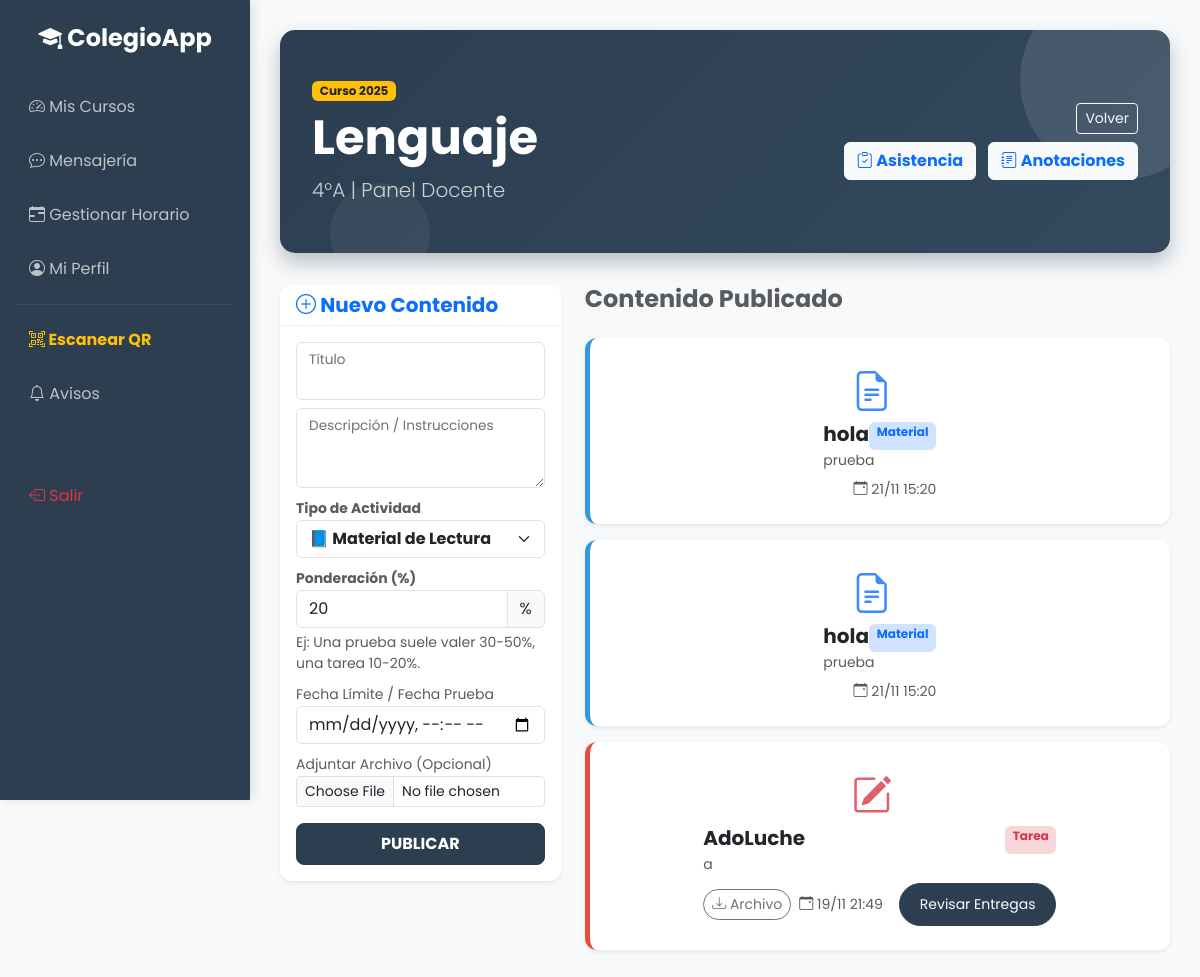
The page /profesor/ver_curso.php?id=2 (signed in) on the database its author committed.
### tables this page shows
CREATE TABLE `cursos` (
  `id` int(11) NOT NULL,
  `nombre` varchar(50) NOT NULL
);

CREATE TABLE `asignaturas` (
  `id` int(11) NOT NULL,
  `nombre` varchar(50) NOT NULL
);

CREATE TABLE `actividades` (
  `id` int(11) NOT NULL,
  `programacion_id` int(11) NOT NULL,
  `titulo` varchar(150) NOT NULL,
  `descripcion` text DEFAULT NULL,
  `archivo_adjunto` varchar(255) DEFAULT NULL,
  `tipo` enum('material','tarea','prueba') NOT NULL,
  `fecha_limite` datetime DEFAULT NULL,
  `porcentaje` int(11) NOT NULL DEFAULT 10,
  `created_at` timestamp NOT NULL DEFAULT current_timestamp()
);

### profesor/ver_curso.php (the view, shortened to what this page needs)
<?php
require '../config/db.php';
$id_programacion = $_GET['id'];
$profesor_id = $_SESSION['user_id'];
$sql = "SELECT c.nombre as curso, a.nombre as asignatura
        FROM programacion_academica pa
        INNER JOIN cursos c ON pa.curso_id = c.id
        INNER JOIN asignaturas a ON pa.asignatura_id = a.id
        WHERE pa.id = :id_prog AND pa.profesor_id = :profe_id";
$stmt = $pdo->prepare($sql);
$stmt->execute(['id_prog' => $id_programacion, 'profe_id' => $profesor_id]);
$datos_curso = $stmt->fetch();
$sqlActividades = "SELECT * FROM actividades WHERE programacion_id = :id ORDER BY created_at DESC";
$stmtAct = $pdo->prepare($sqlActividades);
$stmtAct->execute(['id' => $id_programacion]);
$actividades = $stmtAct->fetchAll();
?>
<!DOCTYPE html>
<html lang="es">
<head>
    <link href="https://cdn.jsdelivr.net/npm/bootstrap@5.3.0/dist/css/bootstrap.min.css" rel="stylesheet">
    <link rel="stylesheet" href="https://cdn.jsdelivr.net/npm/bootstrap-icons@1.10.5/font/bootstrap-icons.css">
    <link href="../assets/css/style.css" rel="stylesheet">
</head>
<body class="bg-light">
    <?php include '../includes/sidebar_profesor.php'; ?>
    <div class="main-content">
        <div class="course-hero d-flex justify-content-between align-items-center">
            <div style="position: relative; z-index: 2;">
                <span class="badge bg-warning text-dark mb-2">Curso 2025</span>
                <h1 class="display-5 fw-bold"><?php echo $datos_curso['asignatura']; ?></h1>
                <p class="lead mb-0 opacity-75"><?php echo $datos_curso['curso']; ?> | Panel Docente</p>
            </div>
            <div class="text-end" style="position: relative; z-index: 2;">
                <a href="dashboard.php" class="btn btn-outline-light btn-sm mb-2">Volver</a><br>
                <a href="asistencia.php?id=<?php echo $id_programacion; ?>" class="btn btn-light text-primary fw-bold me-2">
                    <i class="bi bi-clipboard-check"></i> Asistencia
                </a>
                <a href="anotaciones.php?id=<?php echo $id_programacion; ?>" class="btn btn-light text-primary fw-bold">
                    <i class="bi bi-journal-text"></i> Anotaciones
                </a>
            </div>
        </div>
        <div class="row mt-4">
            <div class="col-md-4">
                <div class="card shadow-sm sticky-top" style="top: 20px; z-index: 1;">
                    <div class="card-header bg-white">
                        <h5 class="mb-0 fw-bold text-primary"><i class="bi bi-plus-circle"></i> Nuevo Contenido</h5>
                    </div>
                    <div class="card-body">
                        <form method="POST" enctype="multipart/form-data">
                            <div class="form-floating mb-2">
                                <input type="text" name="titulo" class="form-control" id="ftit" required>
                                <label for="ftit">Título</label>
                            </div>
                            <div class="form-floating mb-2">
                                <textarea name="descripcion" class="form-control" id="fdesc" style="height: 80px"></textarea>
                                <label for="fdesc">Descripción / Instrucciones</label>
                            </div>
                            <div class="mb-2">
                                <label class="small text-muted fw-bold">Tipo de Actividad</label>
                                <select name="tipo" class="form-select fw-bold text-dark" id="tipoSelect" onchange="toggleFecha()">
                                    <option value="material">📘 Material de Lectura</option>
                                </select>
                            </div>
                            <div class="mb-2">
                                <label class="small text-muted fw-bold">Ponderación (%)</label>
                                <div class="input-group">
                                    <input type="number" name="porcentaje" class="form-control" min="1" max="100" value="20" required>
                                    <span class="input-group-text">%</span>
                                </div>
                                <div class="form-text text-xs">Ej: Una prueba suele valer 30-50%, una tarea 10-20%.</div>
                            </div>
                            <div class="mb-2">
                                <label class="small text-muted" id="labelFecha">Fecha Límite / Fecha Prueba</label>
                                <input type="datetime-local" name="fecha_limite" class="form-control">
                            </div>
                            <div class="mb-3">
                                <label class="small text-muted">Adjuntar Archivo (Opcional)</label>
                                <input type="file" name="archivo" class="form-control form-control-sm">
                            </div>
                            <button type="submit" name="crear_actividad" class="btn btn-primary w-100 fw-bold py-2">PUBLICAR</button>
                        </form>
                    </div>
                </div>
            </div>
            <div class="col-md-8">
                <h4 class="mb-4 text-muted fw-bold">Contenido Publicado</h4>
                <?php if (count($actividades) == 0): ?>
                    <div class="alert alert-light text-center text-muted">No hay contenido aún.</div>
                <?php else: ?>
                    <?php foreach ($actividades as $act): ?>
                        <?php
                            $borderClass = "type-material";
                            $icon = '<i class="bi bi-file-earmark-text text-primary"></i>';
                            $badge = '<span class="badge bg-primary-subtle text-primary">Material</span>';
                            if($act['tipo'] == 'tarea') {
                                $borderClass = "type-tarea";
                                $icon = '<i class="bi bi-pencil-square text-danger"></i>';
                                $badge = '<span class="badge bg-danger-subtle text-danger">Tarea</span>';
                            } elseif($act['tipo'] == 'prueba') {
                                $borderClass = "type-tarea";
                                $icon = '<i class="bi bi-exclamation-diamond-fill text-warning"></i>';
                                $badge = '<span class="badge bg-warning text-dark">PRUEBA / EXAMEN</span>';
                            }
                        ?>
                        <div class="card mb-3 activity-card shadow-sm <?php echo $borderClass; ?>">
                            <div class="file-icon fs-1 me-3"><?php echo $icon; ?></div>
                            <div class="flex-grow-1">
                                <div class="d-flex justify-content-between">
                                    <h5 class="fw-bold mb-1"><?php echo $act['titulo']; ?></h5>
                                    <?php echo $badge; ?>
                                </div>
                                <p class="text-muted small mb-2"><?php echo $act['descripcion']; ?></p>
                                <div class="d-flex gap-2 align-items-center">
                                    <?php if($act['archivo_adjunto']): ?>
                                        <a href="../assets/uploads/<?php echo $act['archivo_adjunto']; ?>" target="_blank" class="btn btn-sm btn-outline-secondary rounded-pill">
                                            <i class="bi bi-download"></i> Archivo
                                        </a>
                                    <?php endif; ?>
                                    <?php if($act['fecha_limite']): ?>
                                        <small class="text-muted ms-auto">
                                            <i class="bi bi-calendar-event"></i> <?php echo date("d/m H:i", strtotime($act['fecha_limite'])); ?>
                                        </small>
                                    <?php endif; ?>
                                    <?php if($act['tipo'] == 'tarea'): ?>
                                        <a href="revisar.php?id=<?php echo $act['id']; ?>" class="btn btn-sm btn-primary rounded-pill ms-2">Revisar Entregas</a>
                                    <?php endif; ?>
                                </div>
                            </div>
                        </div>
                    <?php endforeach; ?>
                <?php endif; ?>
            </div>
        </div>
    </div>
</body>
</html>

### assets/css/style.css (style rules this page uses)
:root { --primary-color: #2c3e50; --secondary-color: #34495e; --accent-color: #1abc9c; --bg-light: #f4f7f6; --text-dark: #333; --sidebar-width: 250px; }
body { font-family: 'Poppins', sans-serif; background-color: var(--bg-light); color: var(--text-dark); }
.card { border: none; border-radius: 12px; box-shadow: 0 4px 20px rgba(0,0,0,0.05); transition: transform 0.3s ease, box-shadow 0.3s ease; }
.card-header { background-color: #fff; border-bottom: 1px solid #eee; font-weight: 600; border-radius: 12px 12px 0 0 !important; }
.btn-primary { background-color: var(--primary-color); border-color: var(--primary-color); padding: 10px 20px; border-radius: 8px; }
.main-content { margin-left: var(--sidebar-width); padding: 30px; }
.course-hero { background: linear-gradient(135deg, var(--primary-color), var(--secondary-color)); color: white; padding: 3rem 2rem; border-radius: 15px; margin-bottom: 2rem; position: relative; overflow: hidden; box-shadow: 0 10px 20px rgba(44, 62, 80, 0.3); }
.course-hero::before { content: ""; position: absolute; top: -50px; right: -50px; width: 200px; height: 200px; background: rgba(255,255,255,0.1); border-radius: 50%; }
.course-hero::after { content: ""; position: absolute; bottom: -30px; left: 50px; width: 100px; height: 100px; background: rgba(255,255,255,0.05); border-radius: 50%; }
.activity-card { border-left: 5px solid transparent; display: flex; align-items: center; padding: 1.5rem; }
.activity-card.type-tarea { border-left-color: #e74c3c; }
.activity-card.type-material { border-left-color: #3498db; }
.file-icon { font-size: 2.5rem; margin-right: 1.5rem; opacity: 0.8; }
.type-tarea .file-icon { color: #e74c3c; }
.type-material .file-icon { color: #3498db; }

### rows shown on the page
cursos: asignaturas.nombre "Lenguaje", nombre "4°A"
actividades: titulo "hola", descripcion "prueba", fecha_limite "21/11 15:20"
actividades: titulo "hola", descripcion "prueba", fecha_limite "21/11 15:20"
actividades: tipo "tarea" (drawn), titulo "AdoLuche", descripcion "a", fecha_limite "19/11 21:49"
